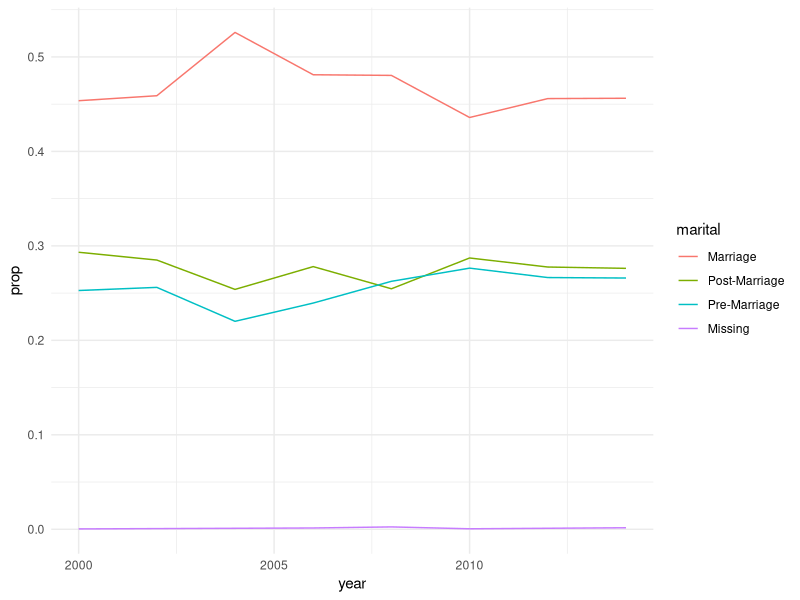

Here is the R script that generated this plot:
## ---- chunk 1
knitr::opts_chunk$set(echo = TRUE, comment = NA, fig.align = "center", out.width = "50%", warning = FALSE, message = FALSE)

library(tidyverse)
library(knitr)
library(forcats)
library(ggplot2)

data("gss_cat")


theme_set(theme_minimal())
## ---- chunk 2
marital_gss_cat = gss_cat %>% mutate(
  marital = fct_collapse(marital,
                         "Pre-Marriage" = c("Never married"),
                         "Marriage" = c("Married"),
                         "Post-Marriage" = c("Separated", "Divorced", "Widowed"),
                         "Missing" = c("No answer")
                         )
  ) 

knitr::kable(marital_gss_cat %>% 
  count(marital))
## ---- chunk 3
year_marital_counts = marital_gss_cat %>%
  count(year, marital)

prop_marital_status = year_marital_counts %>%
  group_by(year) %>%
  mutate(prop = n / sum(n))
## ---- chunk 4
ordered_prop_marital = prop_marital_status %>%
  mutate(marital = fct_reorder2(marital, year, prop))
## ---- chunk 5
ggplot(ordered_prop_marital, 
       aes(x = year, y = prop, color = marital)) +
  geom_line()
